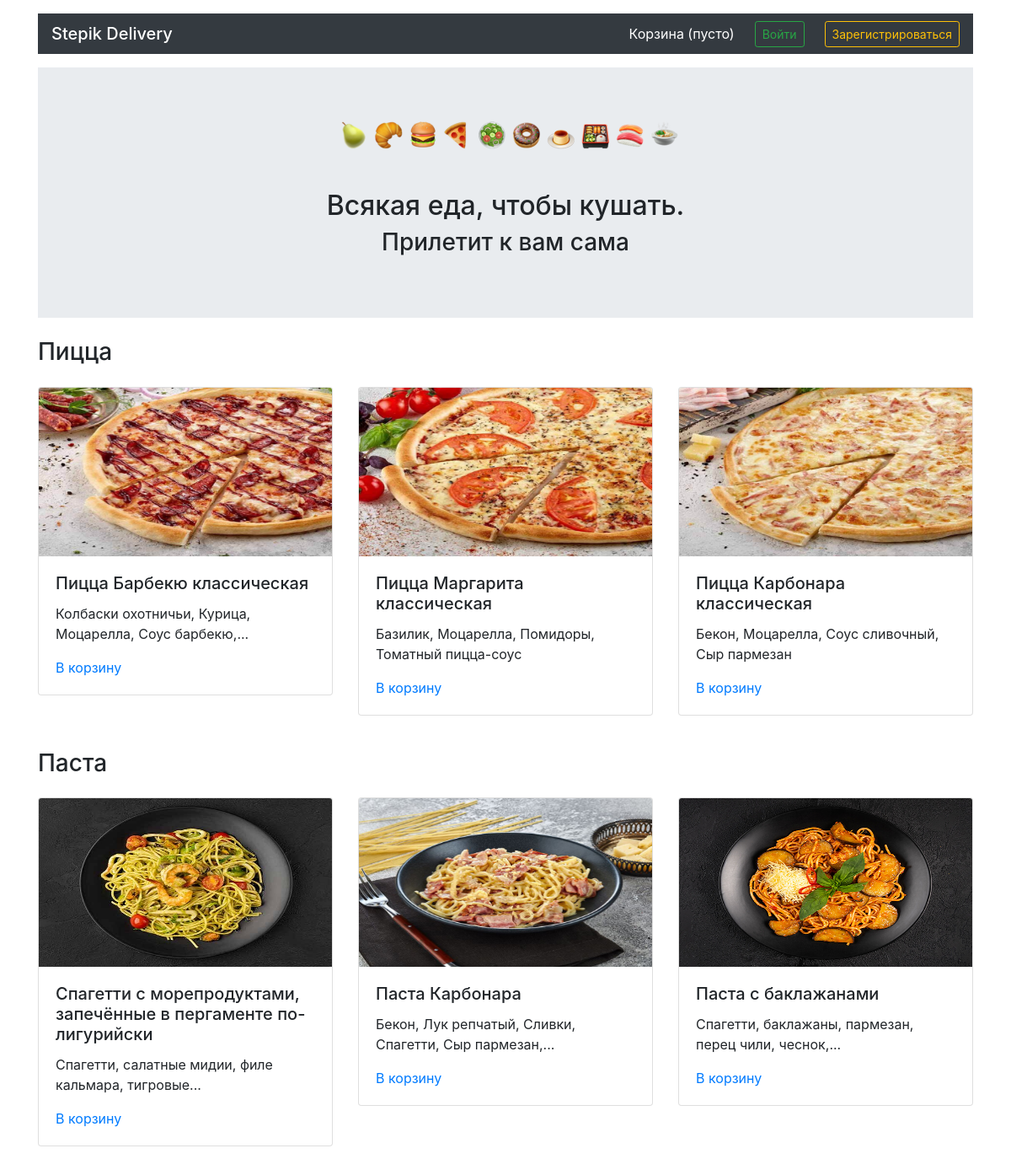
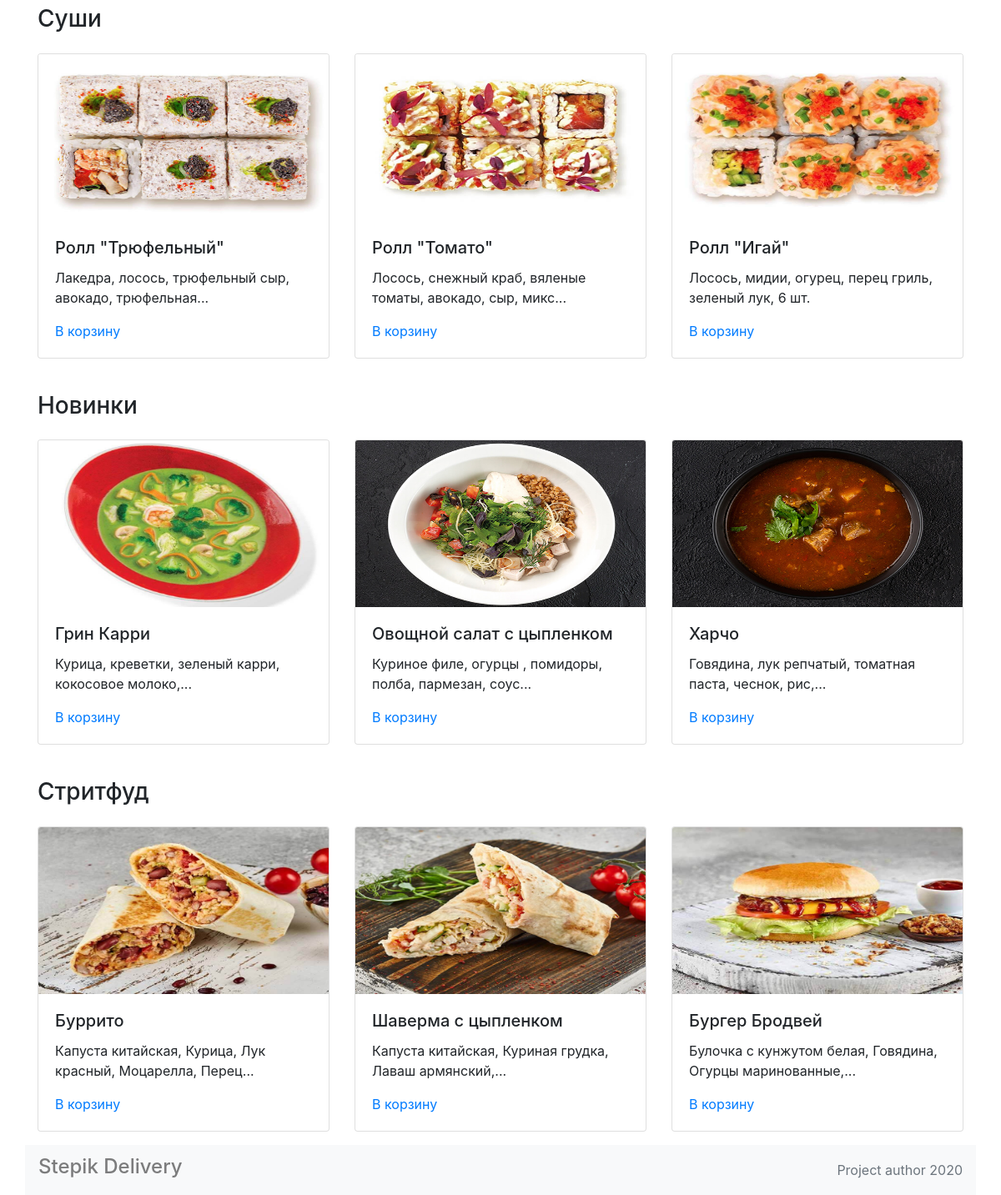
The page / on the database its author committed (2 pictures, top to bottom).
### models/categories.py (models this page shows)
class Category(db.Model):
    __tablename__ = "categories"
    id = db.Column(db.Integer, primary_key=True)
    title = db.Column(db.String(50), nullable=False)

### models/meals.py (models this page shows)
class Meal(db.Model):
    __tablename__ = "meals"
    id = db.Column(db.Integer, primary_key=True)
    title = db.Column(db.String, nullable=False)
    price = db.Column(db.Integer, nullable=False)
    description = db.Column(db.String(500), nullable=False)
    picture = db.Column(db.String(100), nullable=False)
    category = db.relationship("Category")
    category_id = db.Column(db.Integer, db.ForeignKey('categories.id'))
    orders = db.relationship('Order', secondary=orders_meals_association, back_populates='meals')

### views.py (the view)
@app.route('/')
def main():
    categories = Category.query.order_by(func.random()).all()
    meals = Meal.query.order_by(func.random()).all()
    return render_template(
        "main.html",
        categories=categories,
        meals=meals
    )

### templates/main.html (shortened to what this page needs)
{% extends 'base.html' %}
{% block container %}
  {% include 'main_menu.html' %}
  <main class="container mt-3">
    <section class="my-2 jumbotron jumbotron-fluid">
      <div class="text-center">
        <img class="ml-2" alt="" width="401" height="33">
        <h1 class="h2 mt-5 m-2">Всякая еда, чтобы кушать.</h1>
        <h2 class="h3">Прилетит к вам сама</h2>
      </div>
    </section>
    {% for category in categories %}
      <section>
      <h3 class="my-4">{{category.title}}</h3>
      <div class="row mt-4">
        {% set meals_in_category = meals | selectattr('category_id', 'eq', category.id) | list %}
        {% for meal in meals_in_category[0:3] %}
          {% include 'meal_card.html' %}
        {% endfor %}
      </div>
    </section>
    {% endfor %}
  </main>
{% endblock %}

### templates/meal_card.html
<div class="col-12 col-md-4">
<div class="card mb-3">
  <img src="/static/pictures/{{meal.picture}}" width="300" height="200" class="card-img-top" alt="">
  <div class="card-body">
    <h4 class="h5 card-title">{{meal.title}}</h4>
    <p class="card-text">{{meal.description | truncate(60)}}</p>
    <a href="/addtocart/{{meal.id}}" btn btn-danger>В корзину</a>
  </div>
</div>
</div>

### templates/base.html (style rules this page uses)
html { position: relative; min-height: 100%; }
body { margin-bottom: 60px; }

### rows shown on the page
Category: title "Пицца"
Meal: picture (picture), title "Пицца Барбекю классическая", description "Колбаски охотничьи, Курица, Моцарелла, Соус барбекю,..."
Meal: picture (picture), title "Пицца Маргарита классическая", description "Базилик, Моцарелла, Помидоры, Томатный пицца-соус"
Meal: picture (picture), title "Пицца Карбонара классическая", description "Бекон, Моцарелла, Соус сливочный, Сыр пармезан"
Category: title "Паста"
Meal: picture (picture), title "Спагетти с морепродуктами, запечённые в пергаменте по-лигурийски", description "Спагетти, салатные мидии, филе кальмара, тигровые..."
Meal: picture (picture), title "Паста Карбонара", description "Бекон, Лук репчатый, Сливки, Спагетти, Сыр пармезан,..."
Meal: picture (picture), title "Паста с баклажанами", description "Спагетти, баклажаны, пармезан, перец чили, чеснок,..."
Category: title "Суши"
Meal: picture (picture), title "Ролл \"Трюфельный\"", description "Лакедра, лосось, трюфельный сыр, авокадо, трюфельная..."
Meal: picture (picture), title "Ролл \"Томато\"", description "Лосось, снежный краб, вяленые томаты, авокадо, сыр, микс..."
Meal: picture (picture), title "Ролл \"Игай\"", description "Лосось, мидии, огурец, перец гриль, зеленый лук, 6 шт."
Category: title "Новинки"
Meal: picture (picture), title "Грин Карри", description "Курица, креветки, зеленый карри, кокосовое молоко,..."
Meal: picture (picture), title "Овощной салат с цыпленком", description "Куриное филе, огурцы , помидоры, полба, пармезан, соус..."
Meal: picture (picture), title "Харчо", description "Говядина, лук репчатый, томатная паста, чеснок, рис,..."
Category: title "Стритфуд"
Meal: picture (picture), title "Буррито", description "Капуста китайская, Курица, Лук красный, Моцарелла, Перец..."
Meal: picture (picture), title "Шаверма с цыпленком", description "Капуста китайская, Куриная грудка, Лаваш армянский,..."
Meal: picture (picture), title "Бургер Бродвей", description "Булочка с кунжутом белая, Говядина, Огурцы маринованные,..."
